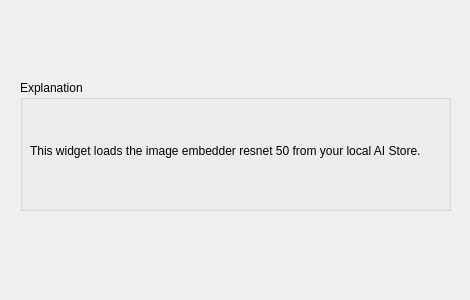
<?xml version="1.0" encoding="UTF-8"?>
<ui version="4.0">
 <class>Form</class>
 <widget class="QWidget" name="Form">
  <property name="geometry">
   <rect>
    <x>0</x>
    <y>0</y>
    <width>470</width>
    <height>300</height>
   </rect>
  </property>
  <property name="windowTitle">
   <string>Form</string>
  </property>
  <widget class="QGroupBox" name="groupBox">
   <property name="geometry">
    <rect>
     <x>20</x>
     <y>80</y>
     <width>431</width>
     <height>131</height>
    </rect>
   </property>
   <property name="title">
    <string>Explanation</string>
   </property>
   <widget class="QLabel" name="Description">
    <property name="geometry">
     <rect>
      <x>10</x>
      <y>40</y>
      <width>431</width>
      <height>61</height>
     </rect>
    </property>
    <property name="text">
     <string>This widget loads the image embedder resnet 50 from your local AI Store.</string>
    </property>
    <property name="textFormat">
     <enum>Qt::AutoText</enum>
    </property>
    <property name="alignment">
     <set>Qt::AlignLeading|Qt::AlignLeft|Qt::AlignVCenter</set>
    </property>
    <property name="wordWrap">
     <bool>true</bool>
    </property>
   </widget>
  </widget>
 </widget>
 <resources/>
 <connections/>
</ui>
